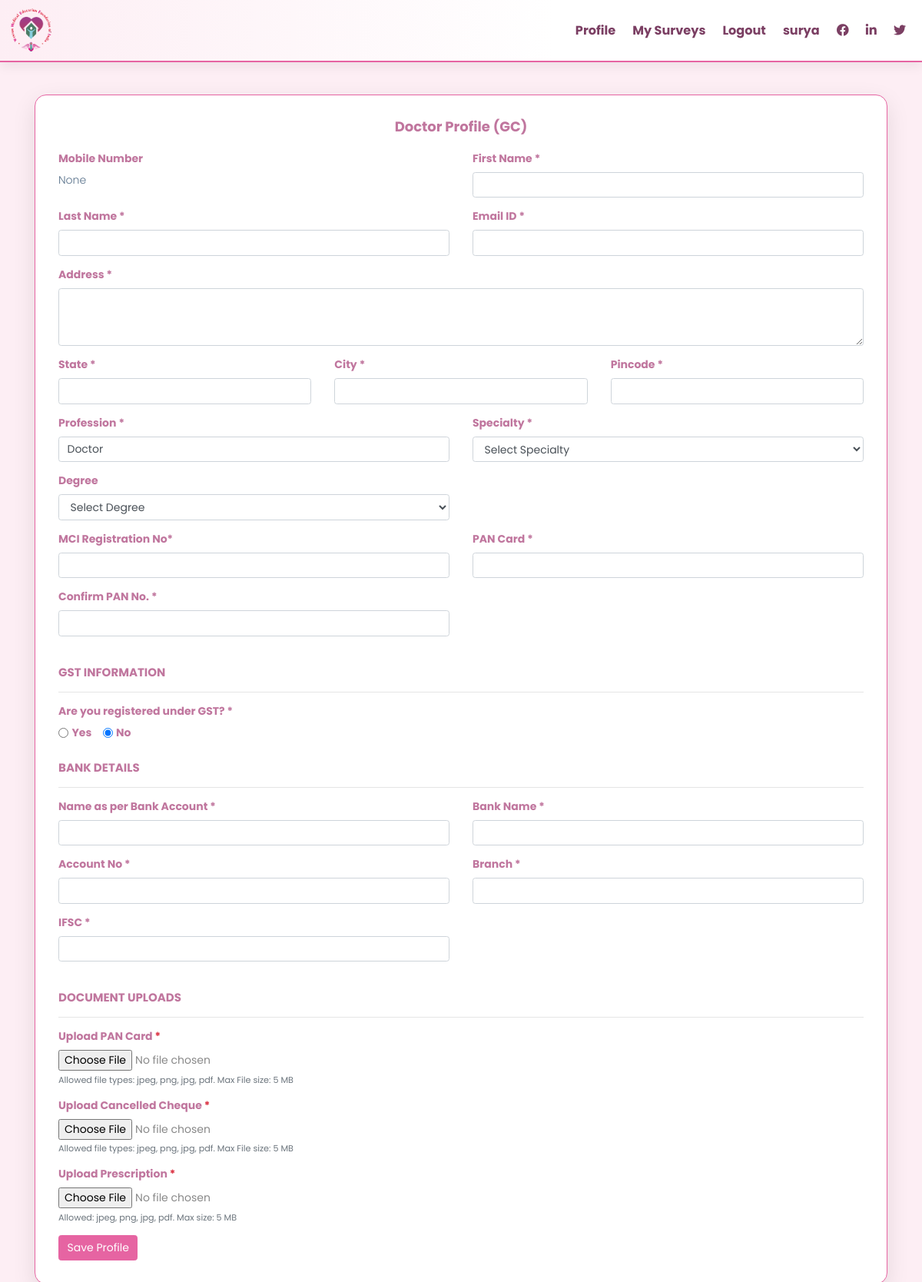
The app's page /doctor_profile/gc/ (signed in) with its own data.
### wtestapp/models.py (models this page shows, shortened)
class Doctor(models.Model):
    user = models.OneToOneField(User, on_delete=models.CASCADE)
    mobile = models.CharField(max_length=15, unique=True, blank=True, null=True)
    first_name = models.CharField(max_length=120, blank=True)
    last_name = models.CharField(max_length=120, blank=True)
    email = models.EmailField(blank=True)
    PORTAL_CHOICES = (
        ("CP", "CP"),
        ("GC", "GC"),
    )
    portal_type = models.CharField(max_length=10, choices=PORTAL_CHOICES, blank=True, null=True)
    GENDER_CHOICES = (
        ('Male', 'Male'),
        ('Female', 'Female'),
        ('Other', 'Other'),
    )
    gender = models.CharField(max_length=10, choices=GENDER_CHOICES, blank=True, null=True)
    address = models.TextField(blank=True)
    state = models.CharField(max_length=50, blank=True)
    city = models.CharField(max_length=50, blank=True)
    pincode = models.CharField(max_length=10, blank=True)
    profession = models.CharField(max_length=80, blank=True)
    specialty = models.CharField(max_length=80, blank=False, null=False)
    contact_info = models.CharField(max_length=200, blank=False, null=False)
    degree = models.CharField(max_length=80, blank=True)
    diploma = models.CharField(max_length=80, blank=True)
    pg_degree = models.CharField(max_length=80, blank=True)
    diplomate = models.CharField(max_length=80, blank=True)
    superspeciality = models.CharField(max_length=80, blank=True)
    mci_registration = models.CharField(max_length=80, blank=True)
    pan = models.CharField(max_length=20, blank=True)
    pan_copy = models.FileField(upload_to='documents/', blank=True, null=True)
    cancelled_cheque = models.FileField(upload_to='documents/', blank=True, null=True)
    visiting_card = models.FileField(upload_to='documents/', blank=True, null=True)
    optional_document = models.FileField(upload_to='documents/', blank=True, null=True)
    prescription_name = models.CharField(max_length=150, blank=True)
    prescription_file = models.FileField(upload_to='documents/', blank=True, null=True)
    clinic_name = models.CharField(max_length=120, blank=True)
    qualification = models.CharField(max_length=120, blank=True)
    gst_number = models.CharField(max_length=15, blank=True, null=True)
    has_gst = models.BooleanField(default=False)
    bank_account_name = models.CharField(max_length=120, blank=True, null=True)
    bank_name = models.CharField(max_length=120, blank=True, null=True)
    account_no = models.CharField(max_length=50, blank=True, null=True)
    branch = models.CharField(max_length=100, blank=True, null=True)
    ifsc = models.CharField(max_length=20, blank=True, null=True)
    agreement_accepted = models.BooleanField(default=False)
    agreement_amount = models.PositiveIntegerField(blank=True, null=True)
    created_at = models.DateTimeField(auto_now_add=True)
    updated_at = models.DateTimeField(auto_now=True)

### wtestapp/views.py (the view)
# urls.py: path('doctor_profile/gc/', views.doctor_profile_gc, name='doctor_profile_gc'),
@login_required
def doctor_profile_gc(request):
    try:
        doctor = Doctor.objects.get(user=request.user)
    except Doctor.DoesNotExist:
        doctor = Doctor(user=request.user)
    if request.method == 'POST':
        form = DoctorProfileForm(request.POST, request.FILES, instance=doctor)
        if form.is_valid():
            if not form.cleaned_data.get('has_gst'):
                doctor.gst_number = ''
            if not form.cleaned_data.get('profession'):
                doctor.profession = 'Doctor'
            if not doctor.mobile:
                posted_mobile = request.POST.get('mobile')
                if posted_mobile:
                    doctor.mobile = posted_mobile
                else:
                    uname = request.user.username or ''
                    if uname.startswith('doctor_') and len(uname) > 7:
                        doctor.mobile = uname.split('doctor_', 1)[1]
            form.save()
            messages.success(request, 'Profile (GC) updated successfully!')
            return redirect('agreement_page')
    else:
        form = DoctorProfileForm(instance=doctor)
    context = {'form': form, 'doctor': doctor}
    return render(request, 'wtestapp/doctor_profile_gc.html', context)

### wtestapp/templates/wtestapp/doctor_profile_gc.html (shortened to what this page needs)
{% extends 'wtestapp/base.html' %}
{% load static %}
{% block content %}
<div class="profile-details">
    <h4 class="text-center mb-4">Doctor Profile (GC)</h4>
    <form method="post" enctype="multipart/form-data">
        <div class="row">
            <div class="col-md-6">
                <div class="form-group">
                    <label>Mobile Number</label>
                    <p class="form-control-static">{{ doctor.mobile }}</p>
                </div>
            </div>
            <div class="col-md-6">
                <div class="form-group">
                    <label for="first_name">First Name *</label>
                    <input type="text" class="form-control" id="first_name" name="first_name" value="{{ doctor.first_name|default_if_none:'' }}" required>
                </div>
            </div>
        </div>
        <div class="row">
            <div class="col-md-6">
                <div class="form-group">
                    <label for="last_name">Last Name *</label>
                    <input type="text" class="form-control" id="last_name" name="last_name" value="{{ doctor.last_name|default_if_none:'' }}" required>
                </div>
            </div>
            <div class="col-md-6">
                <div class="form-group">
                    <label for="email">Email ID *</label>
                    <input type="email" class="form-control" id="email" name="email" value="{{ doctor.email|default_if_none:'' }}" required>
                </div>
            </div>
        </div>
        <div class="form-group">
            <label for="address">Address *</label>
            <textarea class="form-control" id="address" name="address" rows="3" required>{{ doctor.address|default_if_none:'' }}</textarea>
        </div>
        <div class="row">
            <div class="col-md-4">
                <div class="form-group">
                    <label for="state">State *</label>
                    <input type="text" class="form-control" id="state" name="state" value="{{ doctor.state|default_if_none:'' }}" required>
                </div>
            </div>
            <div class="col-md-4">
                <div class="form-group">
                    <label for="city">City *</label>
                    <input type="text" class="form-control" id="city" name="city" value="{{ doctor.city|default_if_none:'' }}" required>
                </div>
            </div>
            <div class="col-md-4">
                <div class="form-group">
                    <label for="pincode">Pincode *</label>
                    <input type="text" class="form-control" id="pincode" name="pincode" value="{{ doctor.pincode|default_if_none:'' }}" required>
                </div>
            </div>
        </div>
        <div class="row">
            <div class="col-md-6">
                <div class="form-group">
                    <label for="profession">Profession *</label>
                    <input type="text" class="form-control" id="profession" name="profession" value="{{ doctor.profession|default:'Doctor' }}" required>
                </div>
            </div>
            <div class="col-md-6">
                <div class="form-group">
                    <label for="specialty">Specialty *</label>
                    <select class="form-control" id="specialty" name="specialty" required>
                        {% with current=doctor.specialty|default_if_none:'' %}
                            <option value="" {% if not current %}selected disabled{% endif %}>Select Specialty</option>
                        {% endwith %}
                    </select>
                </div>
            </div>
        </div>
        <div class="row">
            <div class="col-md-6">
                <div class="form-group">
                    <label for="degree">Degree</label>
                    <select class="form-control" id="degree" name="degree" required>
                        {% with current=doctor.degree|default_if_none:'' %}
                            <option value="" {% if not current %}selected disabled{% endif %}>Select Degree</option>
                        {% endwith %}
                    </select>
                </div>
            </div>
        </div>
        <div class="row">
            <div class="col-md-6">
                <div class="form-group">
                    <label for="mciRegistration">MCI Registration No*</label>
                    <input type="text" class="form-control" id="mciRegistration" name="mci_registration" value="{{ doctor.mci_registration|default_if_none:'' }}" required>
                </div>
            </div>
            <div class="col-md-6">
                <div class="form-group">
                    <label for="pan">PAN Card *</label>
                    <input type="text" class="form-control" id="pan" name="pan" value="{{ doctor.pan|default_if_none:'' }}" required>
                </div>
            </div>
        </div>
        <div class="row">
            <div class="col-md-6">
                <div class="form-group">
                    <label for="confirmPan">Confirm PAN No. *</label>
                    <input type="text" class="form-control" id="confirmPan" name="confirm_pan" value="{{ doctor.pan|default_if_none:'' }}" required>
                </div>
            </div>
        </div>
        <h5 class="mt-4">GST Information</h5>
        <hr>
        <div class="form-group">
            <label>Are you registered under GST? *</label>
            <div>
                <div class="form-check form-check-inline">
                    <input class="form-check-input" type="radio" name="has_gst" id="gstYes" value="true" {% if doctor.has_gst %}checked{% endif %} onchange="toggleGSTField()">
                    <label class="form-check-label" for="gstYes">Yes</label>
                </div>
                <div class="form-check form-check-inline">
                    <input class="form-check-input" type="radio" name="has_gst" id="gstNo" value="false" {% if not doctor.has_gst %}checked{% endif %} onchange="toggleGSTField()">
                    <label class="form-check-label" for="gstNo">No</label>
                </div>
            </div>
        </div>
        <h5 class="mt-4">Bank Details</h5>
        <hr>
        <div class="row">
            <div class="col-md-6">
                <div class="form-group">
                    <label for="bankAccountName">Name as per Bank Account *</label>
                    <input type="text" class="form-control" id="bankAccountName" name="bank_account_name" value="{{ doctor.bank_account_name|default_if_none:'' }}" required>
                </div>
            </div>
            <div class="col-md-6">
                <div class="form-group">
                    <label for="bankName">Bank Name *</label>
                    <input type="text" class="form-control" id="bankName" name="bank_name" value="{{ doctor.bank_name|default_if_none:'' }}" required>
                </div>
            </div>
        </div>
        <div class="row">
            <div class="col-md-6">
                <div class="form-group">
                    <label for="accountNo">Account No *</label>
                    <input type="text" class="form-control" id="accountNo" name="account_no" value="{{ doctor.account_no|default_if_none:'' }}" required>
                </div>
            </div>
            <div class="col-md-6">
                <div class="form-group">
                    <label for="branch">Branch *</label>
                    <input type="text" class="form-control" id="branch" name="branch" value="{{ doctor.branch|default_if_none:'' }}" required>
                </div>
            </div>
        </div>
        <div class="row">
            <div class="col-md-6">
                <div class="form-group">
                    <label for="ifsc">IFSC *</label>
                    <input type="text" class="form-control" id="ifsc" name="ifsc" value="{{ doctor.ifsc|default_if_none:'' }}" required>
                </div>
            </div>
        </div>
        <h5 class="mt-4">Document Uploads</h5>
        <hr>
        <div class="form-group">
            <label for="panCopy">Upload PAN Card <span class="text-danger">*</span></label>
            <input type="file" class="form-control-file" id="panCopy" name="pan_copy" accept=".jpg,.jpeg,.png,.pdf" required>
            <small class="form-text text-muted">Allowed file types: jpeg, png, jpg, pdf. Max File size: 5 MB</small>
        </div>
        <div class="form-group">
            <label for="cancelledCheque">Upload Cancelled Cheque <span class="text-danger">*</span></label>
            <input type="file" class="form-control-file" id="cancelledCheque" name="cancelled_cheque" accept=".jpg,.jpeg,.png,.pdf" required>
            <small class="form-text text-muted">Allowed file types: jpeg, png, jpg, pdf. Max File size: 5 MB</small>
        </div>
        <div class="form-group">
            <label for="prescriptionFile">Upload Prescription <span class="text-danger">*</span></label>
            <input type="file" class="form-control-file" id="prescriptionFile" name="prescription_file" accept=".jpg,.jpeg,.png,.pdf" required>
            <small class="form-text text-muted">Allowed: jpeg, png, jpg, pdf. Max size: 5 MB</small>
        </div>
        <button type="submit" class="btn btn-primary">Save Profile</button>
    </form>
</div>
{% endblock %}

### wtestapp/templates/wtestapp/base.html (shortened to what this page needs)
{% load static %}
<!DOCTYPE html>
<html lang="en">
<head>
    <link href="https://stackpath.bootstrapcdn.com/bootstrap/4.5.2/css/bootstrap.min.css" rel="stylesheet">
    <link rel="stylesheet" href="https://cdnjs.cloudflare.com/ajax/libs/font-awesome/5.15.4/css/all.min.css">
    <link rel="stylesheet" href="{% static 'css/style.css' %}">
</head>
<body>
    <nav class="navbar navbar-expand-lg navbar-custom">
        <a class="navbar-brand" href="#">
            <img src="{% static 'images/logo/logo.png'%}" class="d-inline-block align-top" alt="Logo">
        </a>
        <div class="collapse navbar-collapse" id="navbarNav">
            <ul class="navbar-nav ml-auto">
                <li class="nav-item">
                    <a class="nav-link" href="/gc/doctor_profile/">Profile</a>
                </li>
                <li class="nav-item">
                    <a
                      id="mySurveysLink"
                      class="nav-link"
                      href="/gc/doctor/surveys/"
                      data-status-url="/gc/doctor_status/"
                      data-surveys-url="/gc/doctor/surveys/"
                      data-edit-url="/gc/doctor_profile/edit/"
                    >My Surveys</a>
                </li>
                <li class="nav-item">
                    <a class="nav-link" href="{% url 'logout' %}">Logout</a>
                </li>
                <li class="nav-item">
                    {% if request.user.is_authenticated and doctor %}
                    <a class="nav-link" href="#">{{ doctor.user.username }}</a>
                    {% endif %}
                </li>
                <li class="nav-item">
                    <a class="nav-link" href="#"><i class="fab fa-facebook"></i></a>
                </li>
                <li class="nav-item">
                    <a class="nav-link" href="#"><i class="fab fa-linkedin"></i></a>
                </li>
                <li class="nav-item">
                    <a class="nav-link" href="#"><i class="fab fa-twitter"></i></a>
                </li>
            </ul>
        </div>
    </nav>
    <div class="container mt-5">
        {% block content %}{% endblock %}
    </div>
</body>
</html>

### records on screen
Doctor: user.username "surya", mobile "None", profession "Doctor", specialty "Select Specialty", degree "Select Degree", has_gst "☐ Yes", has_gst "☑ No"
